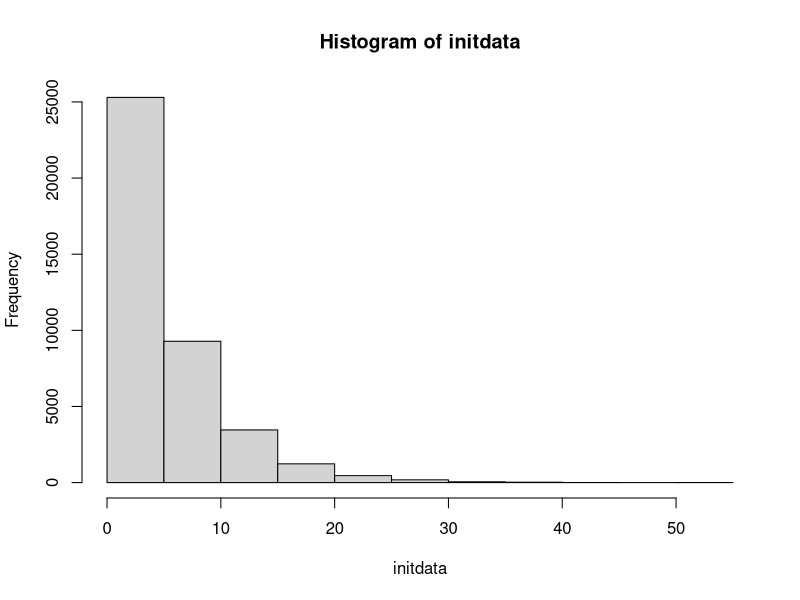
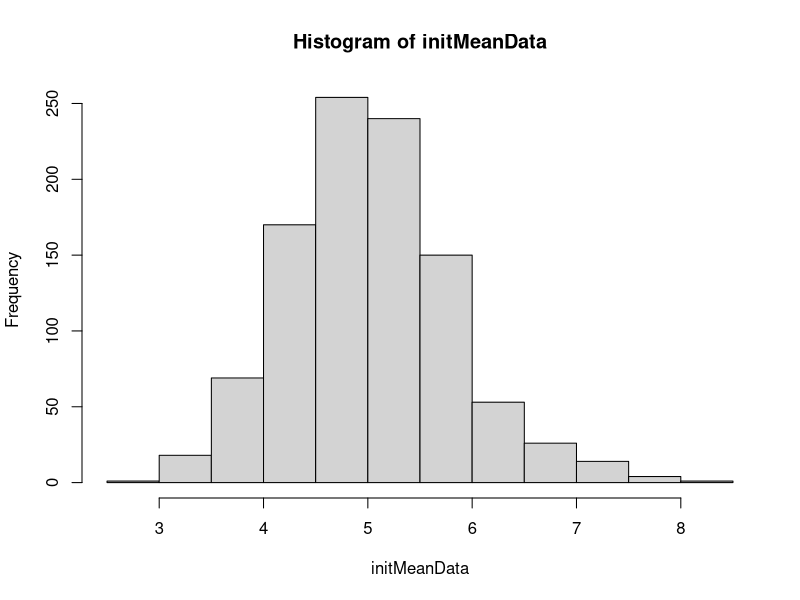

Here is the R script that generated these plots, in order:
lambda_class_1 <- .2
rexp(40,lambda_class_1)
initdata <- replicate(1000,rexp(40,lambda_class_1))
initMeanData <- replicate(1000,{mean(rexp(40,lambda_class_1))})
hist(initdata)
hist(initMeanData)
